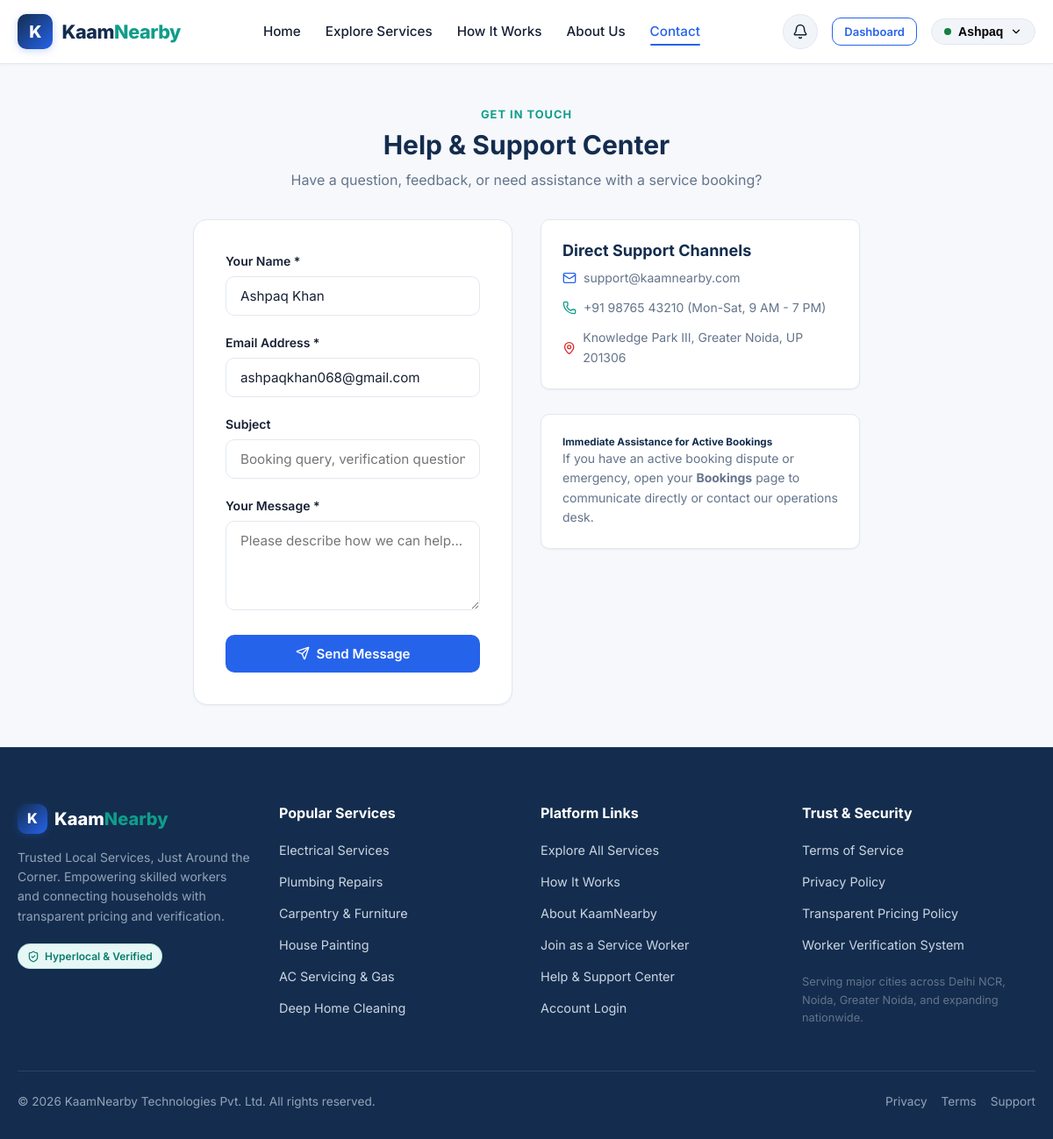
Screenshot of /contact (signed in) with the database file from the repository.
### tables this page shows
CREATE TABLE users (
    id INTEGER PRIMARY KEY AUTOINCREMENT,
    name TEXT NOT NULL,
    email TEXT UNIQUE NOT NULL,
    password_hash TEXT NOT NULL,
    role TEXT NOT NULL CHECK(role IN ('customer', 'worker', 'admin')),
    phone TEXT,
    city TEXT NOT NULL,
    is_active INTEGER DEFAULT 1,
    created_at TIMESTAMP DEFAULT CURRENT_TIMESTAMP
);

### app.py (the view, shortened to what this page needs)
    @app.route('/contact', methods=['GET', 'POST'])
    def contact():
        return render_template('contact.html')

### auth.py (called while the page is built)
def generate_csrf_token():
    if 'csrf_token' not in session:
        session['csrf_token'] = secrets.token_hex(32)
    return session['csrf_token']

def get_current_user():
    user_id = session.get('user_id')
    if not user_id:
        return None
    db = get_db()
    user = db.execute("SELECT * FROM users WHERE id = ? AND is_active = 1", (user_id,)).fetchone()
    if not user:
        session.clear()
        return None
    return dict(user)

### database.py (called while the page is built)
def get_db():
    if 'db' not in g:
        db_path = current_app.config['DATABASE']
        os.makedirs(os.path.dirname(os.path.abspath(db_path)), exist_ok=True)
        g.db = sqlite3.connect(db_path)
        g.db.row_factory = sqlite3.Row
        g.db.execute("PRAGMA foreign_keys = ON;")
    return g.db

### templates/contact.html (shortened to what this page needs)
{% extends 'base.html' %}
{% block content %}
<div class="container py-12" style="max-width: 800px;">
  <div class="text-center mb-8">
    <div class="section-tag">Get in Touch</div>
    <h1 class="text-3xl font-bold">Help & Support Center</h1>
    <p class="text-muted mt-2">Have a question, feedback, or need assistance with a service booking?</p>
  </div>
  <div style="display: grid; grid-template-columns: 1fr 1fr; gap: 2rem; align-items: flex-start;">
    <div class="form-card">
      <form action="{{ url_for('contact') }}" method="POST">
        <div class="form-group">
          <label for="name">Your Name *</label>
          <input type="text" id="name" name="name" class="form-control" value="{{ current_user.name if current_user else '' }}" required>
        </div>
        <div class="form-group">
          <label for="email">Email Address *</label>
          <input type="email" id="email" name="email" class="form-control" value="{{ current_user.email if current_user else '' }}" required>
        </div>
        <div class="form-group">
          <label for="subject">Subject</label>
          <input type="text" id="subject" name="subject" class="form-control" placeholder="Booking query, verification question...">
        </div>
        <div class="form-group">
          <label for="message">Your Message *</label>
          <textarea id="message" name="message" rows="4" class="form-control" placeholder="Please describe how we can help..." required></textarea>
        </div>
        <button type="submit" class="btn btn-primary btn-block">
          <i data-lucide="send" style="width: 16px; height: 16px;"></i> Send Message
        </button>
      </form>
    </div>
    <div>
      <div class="card mb-4">
        <div class="card-body">
          <h4 class="font-bold text-lg mb-2" style="color: var(--primary-navy);">Direct Support Channels</h4>
          <div class="flex flex-col gap-3 text-sm text-muted mt-3">
            <div class="flex items-center gap-2">
              <i data-lucide="mail" style="width: 16px; height: 16px; color: var(--primary-blue);"></i>
              <span>support@kaamnearby.com</span>
            </div>
            <div class="flex items-center gap-2">
              <i data-lucide="phone" style="width: 16px; height: 16px; color: var(--teal-accent);"></i>
              <span>+91 98765 43210 (Mon-Sat, 9 AM - 7 PM)</span>
            </div>
            <div class="flex items-center gap-2">
              <i data-lucide="map-pin" style="width: 16px; height: 16px; color: var(--color-error);"></i>
              <span>Knowledge Park III, Greater Noida, UP 201306</span>
            </div>
          </div>
        </div>
      </div>
      <div class="card">
        <div class="card-body" style="font-size: 0.875rem; color: var(--text-muted); line-height: 1.6;">
          <h5 class="font-bold text-main mb-1">Immediate Assistance for Active Bookings</h5>
          <p>
            If you have an active booking dispute or emergency, open your <strong>Bookings</strong> page to communicate directly or contact our operations desk.
          </p>
        </div>
      </div>
    </div>
  </div>
</div>
{% endblock %}

### templates/partials/navbar.html (shortened to what this page needs)
<nav class="navbar">
  <div class="container nav-container">
    <a href="{{ url_for('index') }}" class="brand-logo">
      <div class="brand-icon-box">K</div>
      <span>Kaam<span class="accent">Nearby</span></span>
    </a>
    <ul class="nav-links" id="navLinks">
      <li><a href="{{ url_for('index') }}" class="{{ 'active' if request.endpoint == 'index' else '' }}">Home</a></li>
      <li><a href="{{ url_for('services') }}" class="{{ 'active' if request.endpoint == 'services' else '' }}">Explore Services</a></li>
      <li><a href="{{ url_for('how_it_works') }}" class="{{ 'active' if request.endpoint == 'how_it_works' else '' }}">How It Works</a></li>
      <li><a href="{{ url_for('about') }}" class="{{ 'active' if request.endpoint == 'about' else '' }}">About Us</a></li>
      <li><a href="{{ url_for('contact') }}" class="{{ 'active' if request.endpoint == 'contact' else '' }}">Contact</a></li>
    </ul>
    <div class="nav-actions">
      {% if current_user %}
        <a href="{{ url_for('notifications') }}" class="notif-btn" title="Notifications">
          <i data-lucide="bell" style="width: 18px; height: 18px;"></i>
        </a>
        {% if current_user.role == 'customer' %}
          <a href="{{ url_for('customer_dashboard') }}" class="btn btn-outline-primary btn-sm">Dashboard</a>
        {% elif current_user.role == 'worker' %}
          <a href="{{ url_for('worker_dashboard') }}" class="btn btn-teal btn-sm">Worker Hub</a>
        {% elif current_user.role == 'admin' %}
          <a href="{{ url_for('admin_dashboard') }}" class="btn btn-navy btn-sm">Admin Panel</a>
        {% endif %}
        <div class="user-dropdown">
          <button class="dropdown-trigger" id="userDropdownTrigger" type="button">
            <span style="display:inline-block; width:8px; height:8px; border-radius:50%; background:var(--color-success);"></span>
            <span>{{ current_user.name.split(' ')[0] }}</span>
            <i data-lucide="chevron-down" style="width: 14px; height: 14px;"></i>
          </button>
        </div>
      {% else %}
        <a href="{{ url_for('login') }}" class="btn btn-outline btn-sm">Log In</a>
        <a href="{{ url_for('register') }}" class="btn btn-primary btn-sm">Get Started</a>
      {% endif %}
    </div>
  </div>
</nav>

### static/css/dashboard.css (style rules this page uses)
.card { background-color: #FFFFFF; border: 1px solid var(--border-color); border-radius: var(--radius-md); box-shadow: var(--shadow-sm); overflow: hidden; margin-bottom: 1.75rem; }
.card-body { padding: 1.5rem; }

### rows the page displays
users: name "Ashpaq", name "Ashpaq Khan", email "ashpaqkhan068@gmail.com"
